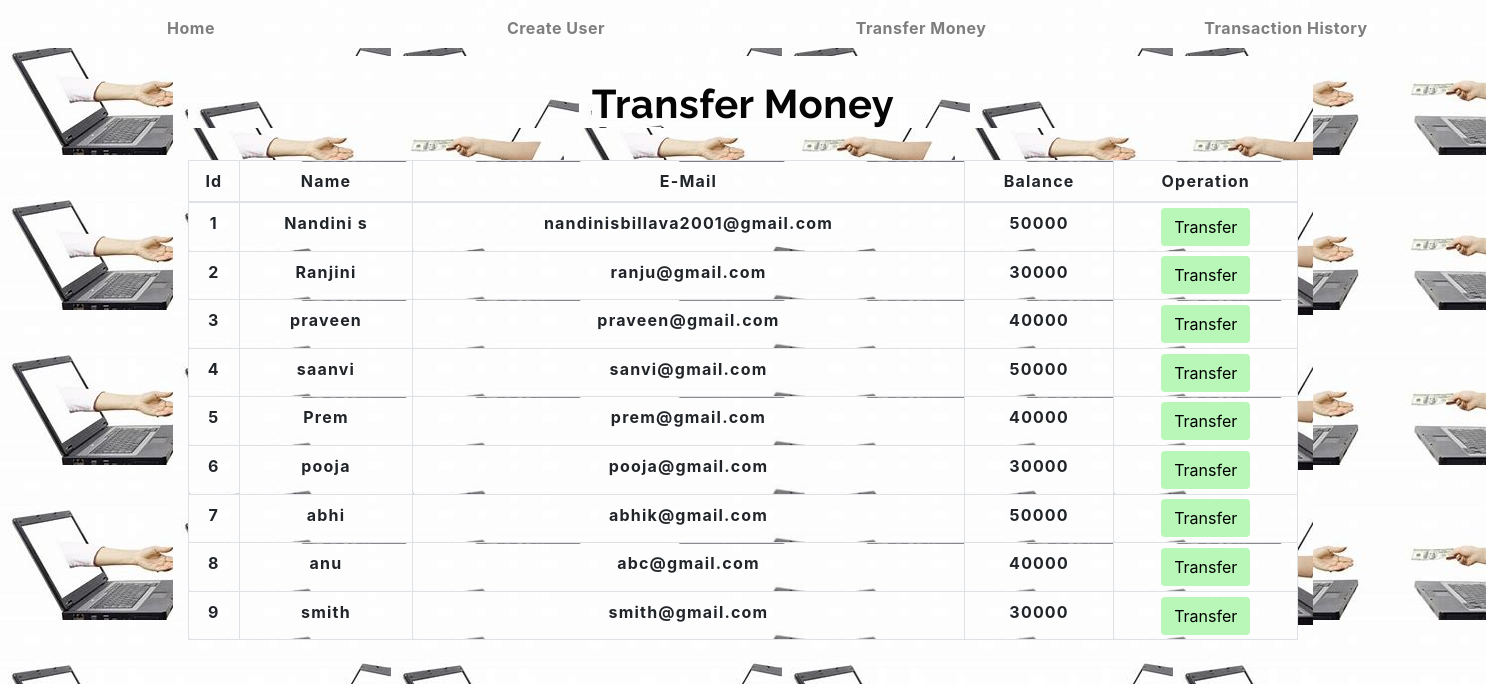
The app's page /transfermoney.php with its own data.
### tables this page shows
CREATE TABLE `users` (
  `id` int(3) NOT NULL,
  `name` text NOT NULL,
  `email` varchar(30) NOT NULL,
  `balance` int(8) NOT NULL
);

### transfermoney.php (the view, shortened to what this page needs)
<!DOCTYPE html>
<html lang="en">
<head>
    <link rel="stylesheet" href="https://maxcdn.bootstrapcdn.com/bootstrap/4.0.0/css/bootstrap.min.css">
    <link rel="stylesheet" type="text/css" href="css/table.css">
    <link rel="stylesheet" type="text/css" href="css/navbar.css">
</head>
<body>
<?php
    include 'config.php';
    $sql = "SELECT * FROM users";
    $result = mysqli_query($conn,$sql);
?>
<?php
  include 'navbar.php';
?>
<div class="container">
        <h2 class="text-center pt-4"><b>Transfer Money</h2>
        <br>
            <div class="row">
                <div class="col">
                    <div class="table-responsive-sm">
                    <table class="table table-hover table-sm table-striped table-condensed table-bordered">
                        <thead>
                            <tr>
                            <th scope="col" class="text-center py-2">Id</th>
                            <th scope="col" class="text-center py-2">Name</th>
                            <th scope="col" class="text-center py-2">E-Mail</th>
                            <th scope="col" class="text-center py-2">Balance</th>
                            <th scope="col" class="text-center py-2">Operation</th>
                            </tr>
                        </thead>
                        <tbody>
                <?php
                    while($rows=mysqli_fetch_assoc($result)){
                ?>
                    <tr>
                        <td class="py-2"><?php echo $rows['id'] ?></td>
                        <td class="py-2"><?php echo $rows['name']?></td>
                        <td class="py-2"><?php echo $rows['email']?></td>
                        <td class="py-2"><?php echo $rows['balance']?></td>
                        <td><a href="selecteduserdetail.php?id= <?php echo $rows['id'] ;?>"> <button type="button" class="btn">Transfer</button></a></td>
                    </tr>
                <?php
                    }
                ?>
                        </tbody>
                    </table>
                    </div>
                </div>
            </div>
         </div>
</body>
</html>

### navbar.php (shortened to what this page needs)
<nav class="navbar navbar-expand-md navbar-light bg-light">
        <link rel="stylesheet" type="text/css" href="css/navbar.css">
      <div class="collapse navbar-collapse" id="collapsibleNavbar">
            <ul class="navbar-nav ml-auto">
              <li class="nav-item"><a>
                <a class="nav-link" href="index.php"><b>Home</b></a>
              </li>
              <li class="nav-item">
                <a class="nav-link" href="createuser.php"><b>Create User</b></a>
              </li>
              <li class="nav-item">
                <a class="nav-link" href="transfermoney.php"><b>Transfer Money</b></a>
              </li>
              <li class="nav-item">
                <a class="nav-link" href="transactionhistory.php"><b>Transaction History</b></a>
              </li>
          </div>
       </nav>

### css/table.css (style rules this page uses)
* { padding: 0; margin: 0; background-image: url(11.jpg); }
h2 { font-size: 40px; }
table { letter-spacing: 1.2px; background-color: rgb(150, 201, 30); border: 10px solid black; border-color: maroon; box-shadow: -1px 12px 12px -6x rgba(0, 0,0, 0.5); }
tr { background-color: rgb(103, 177, 187); border: 1px solid black; }
td { text-align: center; background-color: rgb(184, 191, 199); border: 1px solid black; }
button { border:none; background: #b8f7b8; transition: 1s; }

### css/navbar.css (style rules this page uses)
.nav-link { margin-right: 15px; color:#8b0a0a; letter-spacing: 0.5px; transition: 0.5s; }
h2 { color: #050505; letter-spacing: 0.5px; font-family: raleway; }
nav { background-color: rgb(167, 245, 241); }
a { background-color: rgb(175, 215, 231); width: 350px; text-align: center; }

### transfermoney.php (style rules this page uses)
button { transition: 1.5s; }

### records on screen
users: id "1", name "Nandini s", email "nandinisbillava2001@gmail.com", balance "50000"
users: id "2", name "Ranjini", email "ranju@gmail.com", balance "30000"
users: id "3", name "praveen", email "praveen@gmail.com", balance "40000"
users: id "4", name "saanvi", email "sanvi@gmail.com", balance "50000"
users: id "5", name "Prem", email "prem@gmail.com", balance "40000"
users: id "6", name "pooja", email "pooja@gmail.com", balance "30000"
users: id "7", name "abhi", email "abhik@gmail.com", balance "50000"
users: id "8", name "anu", email "abc@gmail.com", balance "40000"
users: id "9", name "smith", email "smith@gmail.com", balance "30000"
